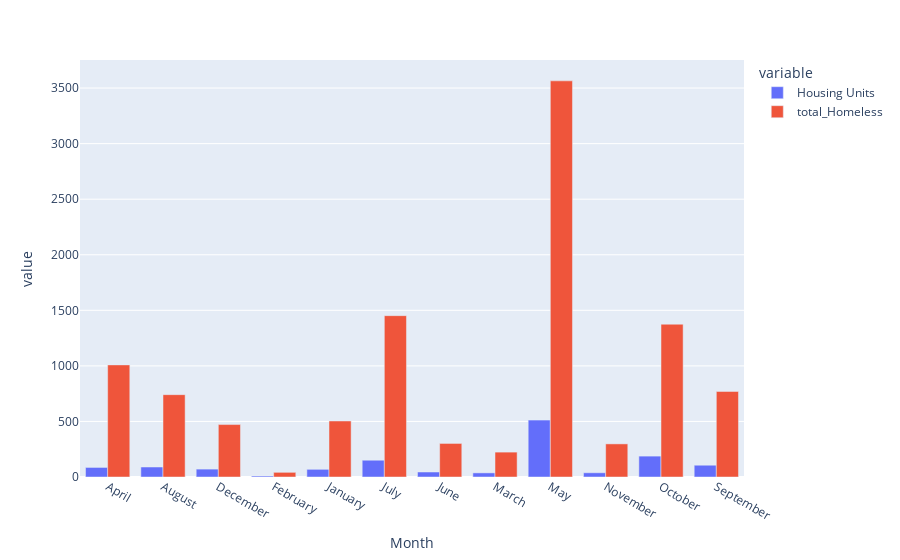

Write notebook code for a chart like this one.
### Code cell
px.bar(nn[  (nn["Year"]==2004) & (nn["Area"]=='gaza-strip')  ],x="Month", y=["Housing Units","total_Homeless"],barmode='group')

### Figure 1 — Plotly figure (JSON) as saved in the notebook; plotly's stock layout.template omitted (floating-point values rounded to 4 significant figures)
{"data": [{"alignmentgroup": "True", "hovertemplate": "variable=Housing Units<br>Month=%{x}<br>value=%{y}<extra></extra>", "legendgroup": "Housing Units", "marker": {"color": "#636efa", "pattern": {"shape": ""}}, "name": "Housing Units", "offsetgroup": "Housing Units", "orientation": "v", "showlegend": true, "textposition": "auto", "type": "bar", "x": ["April", "August", "December", "February", "January", "July", "June ", "March ", "May", "November", "October", "September"], "xaxis": "x", "y": [86, 90, 71, 9, 69, 151, 45, 37, 512, 38, 188, 106], "yaxis": "y"}, {"alignmentgroup": "True", "hovertemplate": "variable=total_Homeless<br>Month=%{x}<br>value=%{y}<extra></extra>", "legendgroup": "total_Homeless", "marker": {"color": "#EF553B", "pattern": {"shape": ""}}, "name": "total_Homeless", "offsetgroup": "total_Homeless", "orientation": "v", "showlegend": true, "textposition": "auto", "type": "bar", "x": ["April", "August", "December", "February", "January", "July", "June ", "March ", "May", "November", "October", "September"], "xaxis": "x", "y": [1009, 741, 472, 42, 504, 1452, 302, 224, 3565, 298, 1375, 770], "yaxis": "y"}], "layout": {"barmode": "group", "legend": {"title": {"text": "variable"}, "tracegroupgap": 0}, "margin": {"t": 60}, "xaxis": {"anchor": "y", "domain": [0, 1], "title": {"text": "Month"}}, "yaxis": {"anchor": "x", "domain": [0, 1], "title": {"text": "value"}}}}
